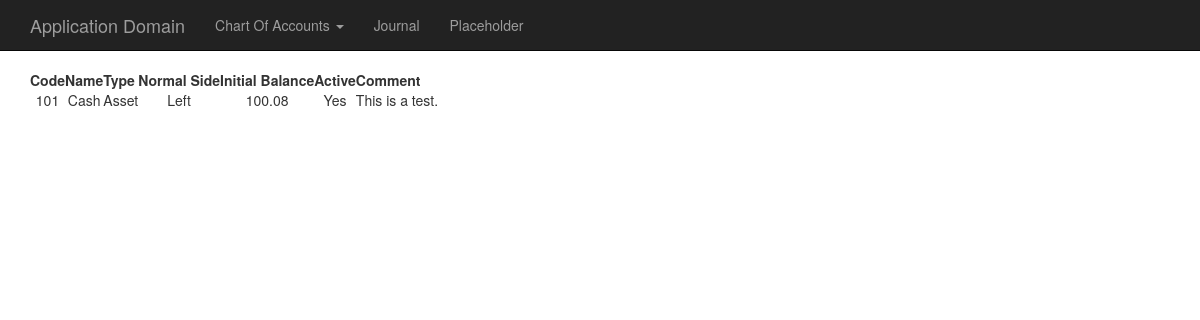
The page /ChartOfAccountsBasicPage.php on the database as committed earlier.
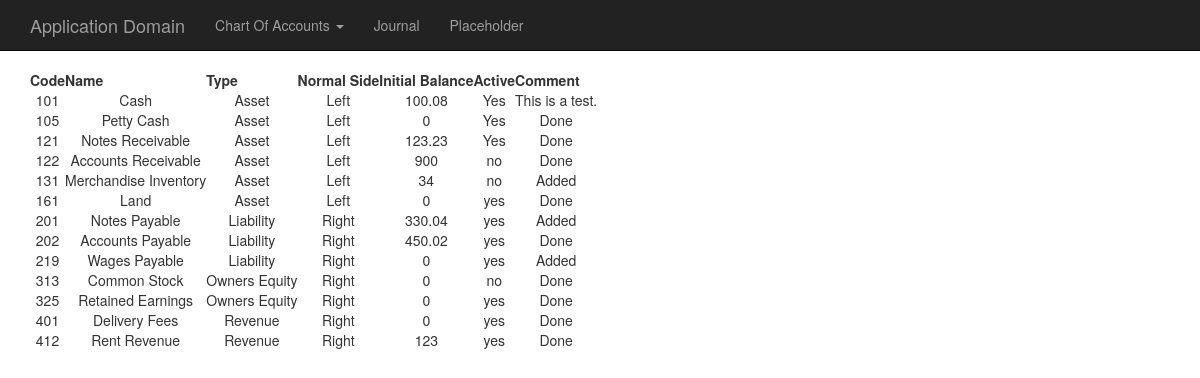
The same page on the database as committed later.
### tables this page shows
CREATE TABLE `chart_of_accounts` (
  `Account Code` int(11) NOT NULL,
  `Account Name` varchar(200) NOT NULL,
  `Account Type` varchar(30) NOT NULL,
  `Normal Side` varchar(5) NOT NULL,
  `Initial Balance` double NOT NULL,
  `Order` int(11) NOT NULL,
  `Comment` text NOT NULL,
  `Added By` varchar(50) NOT NULL,
  `Added On` timestamp NOT NULL DEFAULT CURRENT_TIMESTAMP ON UPDATE CURRENT_TIMESTAMP,
  `Active` varchar(3) NOT NULL,
  `Group` varchar(30) NOT NULL,
  `Event Log` int(11) NOT NULL,
  `Error Code` int(11) NOT NULL
);

### php/ChartofAccountsfunc.php (the view, shortened to what this page needs)
<?php
function loadBasicCOA(){
	$servername = "localhost";
	$username = "root";
	$password = "";
	$con = mysqli_connect($servername,$username,$password);
	mysqli_select_db($con,"application_domain");
	$sql = "SELECT * FROM chart_of_accounts";
	$myData = mysqli_query($con,$sql);
	while($record = mysqli_fetch_array($myData)){
    	 echo "<tr>";
    	 echo "<td>" . $record['Account Code'] . "</td>";
    	 echo "<td>" . $record['Account Name'] . "</td>";
    	 echo "<td>" . $record['Account Type'] . "</td>";
    	 echo "<td>" . $record['Normal Side'] . "</td>";
    	 echo "<td>" . $record['Initial Balance'] . "</td>";
    	 echo "<td>" . $record['Active'] . "</td>";
    	 echo "<td>" . $record['Comment'] . "</td>";
    	 echo "</tr>";
	}
}
?>

### ChartOfAccountsBasicPage.php (shortened to what this page needs)
<?php
    include 'php/ChartofAccountsfunc.php';
?>
<!DOCTYPE html>
<html lang="en">
<head>
    <link href="css/bootstrap.min.css" rel="stylesheet">
</head>
<body>
    <nav class="navbar navbar-inverse navbar-fixed-top" role="navigation">
        <div class="container">
            <div class="navbar-header">
                <a class="navbar-brand" href="HomePage.php">Application Domain</a>
            </div>
            <div class="collapse navbar-collapse" id="bs-example-navbar-collapse-1">
                <ul class="nav navbar-nav">
                     <li class="dropdown"><a class="dropdown-toggle" data-toggle="dropdown" href="#">Chart Of Accounts <span class="caret"></span></a>
      </li>
                    <li>
                        <a href="JournalPage.php">Journal</a>
                    </li>
                    <li>
                        <a href="#">Placeholder</a>
                    </li>
                </ul>
            </div>
        </div>
    </nav>
    <div class="container">
        <div class="row">
            <div class="col-lg-12 text-center">
                <table>
                    <tr>
                        <th>Code</th>
                        <th>Name</th>
                        <th>Type</th>
                        <th>Normal Side</th>
                        <th>Initial Balance</th>
                        <th>Active</th>
                        <th>Comment</th>
                    </tr>
                <?php
                    loadBasicCOA();
                ?>
                </table>
            </div>
        </div>
    </div>
</body>
</html>

### ChartOfAccountsBasicPage.php (style rules this page uses)
body { padding-top: 70px; }

Rows that differ between the two databases and show on the page:
added chart_of_accounts: Account Code "105", Account Name "Petty Cash", Account Type "Asset", Normal Side "Left", Initial Balance "0", Active "Yes", Comment "Done"
added chart_of_accounts: Account Code "121", Account Name "Notes Receivable", Account Type "Asset", Normal Side "Left", Initial Balance "123.23", Active "Yes", Comment "Done"
added chart_of_accounts: Account Code "122", Account Name "Accounts Receivable", Account Type "Asset", Normal Side "Left", Initial Balance "900", Active "no", Comment "Done"
added chart_of_accounts: Account Code "131", Account Name "Merchandise Inventory", Account Type "Asset", Normal Side "Left", Initial Balance "34", Active "no", Comment "Added"
added chart_of_accounts: Account Code "161", Account Name "Land", Account Type "Asset", Normal Side "Left", Initial Balance "0", Active "yes", Comment "Done"
added chart_of_accounts: Account Code "201", Account Name "Notes Payable", Account Type "Liability", Normal Side "Right", Initial Balance "330.04", Active "yes", Comment "Added"
added chart_of_accounts: Account Code "202", Account Name "Accounts Payable", Account Type "Liability", Normal Side "Right", Initial Balance "450.02", Active "yes", Comment "Done"
added chart_of_accounts: Account Code "219", Account Name "Wages Payable", Account Type "Liability", Normal Side "Right", Initial Balance "0", Active "yes", Comment "Added"
added chart_of_accounts: Account Code "313", Account Name "Common Stock", Account Type "Owners Equity", Normal Side "Right", Initial Balance "0", Active "no", Comment "Done"
added chart_of_accounts: Account Code "325", Account Name "Retained Earnings", Account Type "Owners Equity", Normal Side "Right", Initial Balance "0", Active "yes", Comment "Done"
added chart_of_accounts: Account Code "401", Account Name "Delivery Fees", Account Type "Revenue", Normal Side "Right", Initial Balance "0", Active "yes", Comment "Done"
added chart_of_accounts: Account Code "412", Account Name "Rent Revenue", Account Type "Revenue", Normal Side "Right", Initial Balance "123", Active "yes", Comment "Done"
